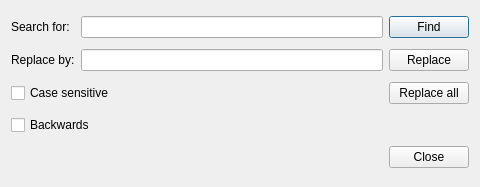
<?xml version="1.0" encoding="UTF-8"?>
<ui version="4.0">
 <class>Replace</class>
 <widget class="QDialog" name="Replace">
  <property name="geometry">
   <rect>
    <x>0</x>
    <y>0</y>
    <width>480</width>
    <height>187</height>
   </rect>
  </property>
  <property name="windowTitle">
   <string>Replace</string>
  </property>
  <property name="locale">
   <locale language="English" country="UnitedStates"/>
  </property>
  <layout class="QGridLayout" name="gridLayout">
   <item row="2" column="0">
    <widget class="QLabel" name="label">
     <property name="text">
      <string>Search for:</string>
     </property>
    </widget>
   </item>
   <item row="3" column="1">
    <widget class="QLineEdit" name="replaceText"/>
   </item>
   <item row="3" column="2">
    <widget class="QPushButton" name="pushButton_2">
     <property name="text">
      <string>Replace</string>
     </property>
     <property name="icon">
      <iconset theme="edit-find-replace">
       <normaloff/>
      </iconset>
     </property>
    </widget>
   </item>
   <item row="2" column="2">
    <widget class="QPushButton" name="pushButton">
     <property name="text">
      <string>Find</string>
     </property>
     <property name="icon">
      <iconset theme="edit-find">
       <normaloff/>
      </iconset>
     </property>
     <property name="default">
      <bool>true</bool>
     </property>
    </widget>
   </item>
   <item row="2" column="1">
    <widget class="QLineEdit" name="text"/>
   </item>
   <item row="3" column="0">
    <widget class="QLabel" name="label_2">
     <property name="text">
      <string>Replace by:</string>
     </property>
    </widget>
   </item>
   <item row="4" column="2">
    <widget class="QPushButton" name="pushButton_3">
     <property name="text">
      <string>Replace all</string>
     </property>
     <property name="icon">
      <iconset theme="edit-find-replace">
       <normaloff/>
      </iconset>
     </property>
    </widget>
   </item>
   <item row="7" column="0" colspan="3">
    <widget class="QDialogButtonBox" name="buttonBox">
     <property name="orientation">
      <enum>Qt::Horizontal</enum>
     </property>
     <property name="standardButtons">
      <set>QDialogButtonBox::Close</set>
     </property>
    </widget>
   </item>
   <item row="4" column="0" colspan="2">
    <widget class="QCheckBox" name="caseSensitive">
     <property name="text">
      <string>Case sensitive</string>
     </property>
    </widget>
   </item>
   <item row="6" column="0" colspan="2">
    <widget class="QCheckBox" name="backwards">
     <property name="text">
      <string>Backwards</string>
     </property>
    </widget>
   </item>
  </layout>
 </widget>
 <tabstops>
  <tabstop>text</tabstop>
  <tabstop>pushButton</tabstop>
  <tabstop>replaceText</tabstop>
  <tabstop>pushButton_2</tabstop>
  <tabstop>pushButton_3</tabstop>
  <tabstop>caseSensitive</tabstop>
  <tabstop>backwards</tabstop>
  <tabstop>buttonBox</tabstop>
 </tabstops>
 <resources/>
 <connections>
  <connection>
   <sender>buttonBox</sender>
   <signal>accepted()</signal>
   <receiver>Replace</receiver>
   <slot>accept()</slot>
   <hints>
    <hint type="sourcelabel">
     <x>248</x>
     <y>254</y>
    </hint>
    <hint type="destinationlabel">
     <x>157</x>
     <y>274</y>
    </hint>
   </hints>
  </connection>
  <connection>
   <sender>buttonBox</sender>
   <signal>rejected()</signal>
   <receiver>Replace</receiver>
   <slot>reject()</slot>
   <hints>
    <hint type="sourcelabel">
     <x>316</x>
     <y>260</y>
    </hint>
    <hint type="destinationlabel">
     <x>286</x>
     <y>274</y>
    </hint>
   </hints>
  </connection>
 </connections>
</ui>
